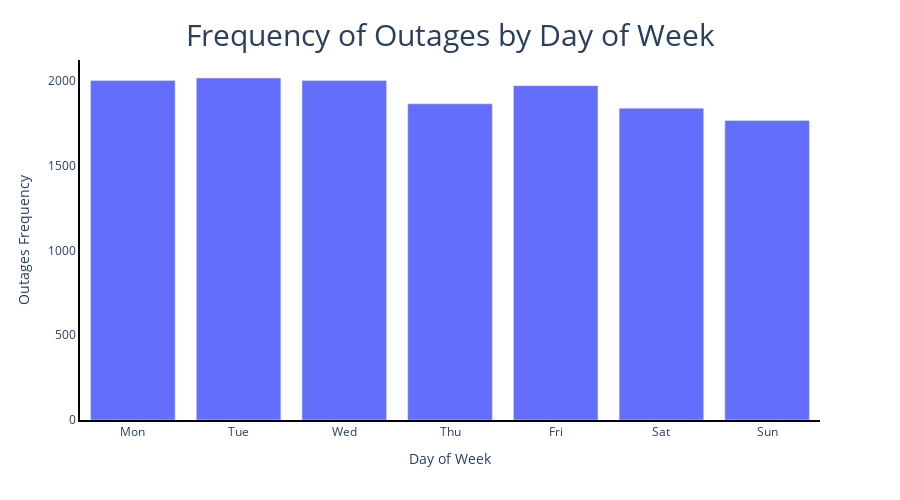

Source (notebook cell):
### Code cell
fig = px.bar(outages_by_day, x='Day_Label', y='Outage Count')

fig.update_layout(
    
      title={'text': 'Frequency of Outages by Day of Week', 'font': {'size': 30},
          'y':0.95,
          'x':0.5,
          'xanchor': 'center',
           'yanchor': 'top'},
    xaxis_title='Day of Week', 
    yaxis_title='Outages Frequency',
    showlegend=False,
    height=500,
    width=900,
    plot_bgcolor='white')
# fig.update_xaxes(tickangle=90, tickfont=dict(size=16))
fig.update_xaxes(showline=True, linewidth=2, linecolor='black')
fig.update_yaxes(showline=True, linewidth=2, linecolor='black')
fig.show()

### Figure 1 — Plotly figure (JSON) as saved in the notebook; plotly's stock layout.template omitted (floating-point values rounded to 4 significant figures)
{"data": [{"alignmentgroup": "True", "hovertemplate": "Day_Label=%{x}<br>Outage Count=%{y}<extra></extra>", "legendgroup": "", "marker": {"color": "#636efa", "pattern": {"shape": ""}}, "name": "", "offsetgroup": "", "orientation": "v", "showlegend": false, "textposition": "auto", "type": "bar", "x": ["Mon", "Tue", "Wed", "Thu", "Fri", "Sat", "Sun"], "xaxis": "x", "y": [2002, 2016, 2002, 1864, 1971, 1838, 1766], "yaxis": "y"}], "layout": {"barmode": "relative", "height": 500, "legend": {"tracegroupgap": 0}, "margin": {"t": 60}, "plot_bgcolor": "white", "showlegend": false, "title": {"font": {"size": 30}, "text": "Frequency of Outages by Day of Week", "x": 0.5, "xanchor": "center", "y": 0.95, "yanchor": "top"}, "width": 900, "xaxis": {"anchor": "y", "autorange": true, "domain": [0, 1], "linecolor": "black", "linewidth": 2, "range": [-0.5, 6.5], "showline": true, "title": {"text": "Day of Week"}, "type": "category"}, "yaxis": {"anchor": "x", "autorange": true, "domain": [0, 1], "linecolor": "black", "linewidth": 2, "range": [0, 2122.0], "showline": true, "title": {"text": "Outages Frequency"}, "type": "linear"}}}
